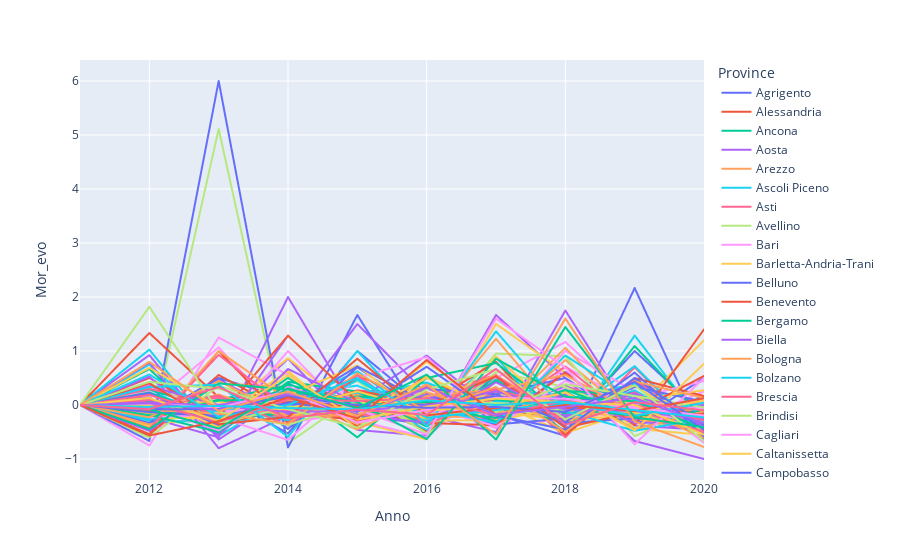

The cell this chart's notebook holds for it:
### Code cell
# Let's display evolution of deaths across ten years for each province
fig = px.line(ISTAT_car_acc, x="Anno", y="Mor_evo", color='Province')
fig.show()
# We can see a very huge spike here for Enna and Avellino in 2013
